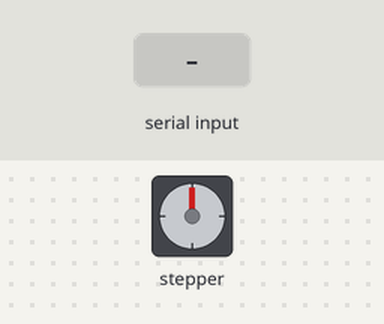
Bench run of a sketch on a simulated Arduino Uno, built with avr-gcc and run on an emulated ATmega328P. Shown: stepper motor. The inputs (shaded band) are chosen by the test bench. Stepper angles assume 200 steps per turn.

Above: at 1.2 s.
1.3 s: "W" received over the second serial link
At 1.76 s:
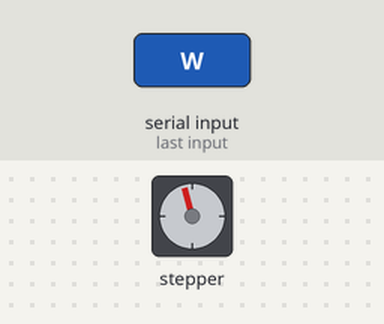
At 2.39 s:
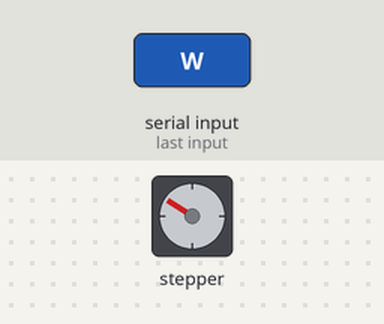
Timing chart, 0 to 12.9 s (numbered marks = the images above; inputs shaded):
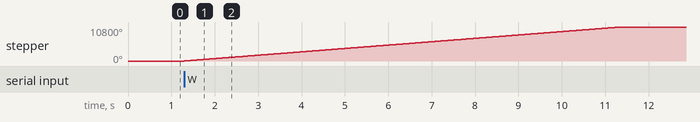

Measured:
- after the input at 1.3 s, stepper: turns 10800° clockwise in 10.1 s, starting at once

The sketch:

receiver.ino
```cpp
#include <SoftwareSerial.h>
#include <Stepper.h>
SoftwareSerial HC08(8,9); //8:rx 9:tx
const int stepsPerRevolution = 200;  // change this to fit the number of steps per revolution
// for your motor
// initialize the stepper library on pins 8 through 11:
Stepper myStepper(stepsPerRevolution, 4, 5, 10, 11);
#define RAIN 1
#define SUN 2
int state;
void setup() {
   Serial.begin(9600);
   HC08.begin(9600);
   // set the speed at 60 rpm:
  myStepper.setSpeed(180);
    state=SUN;
}

/*String readLine(){
      String s =  "";
      char c;
      while((c = HC08.read()) !='\n')
      {
          s += c;
      }
      delay(10);
      return s;
}*/
//String rcv_string;
char ch;
void loop() {
  if(state==SUN){
    if (HC08.available()){
      //Serial.println("data in");
      //rcv_string = readLine();
      ch=(char)HC08.read();
      //Serial.println((char)HC08.read());
      if(ch=='W'){
          //Serial.println("Emergency");
          for(int i=0;i<30;i++){
             // Serial.println("clockwise");
              myStepper.step(stepsPerRevolution);
          }
          state=RAIN;
       }
      //Serial.println(rcv_string);
    }
  }
  if(state==RAIN){
    if (HC08.available()){
      //Serial.println("data in");
      //rcv_string = readLine();
      ch=(char)HC08.read();
      //Serial.println((char)HC08.read());
      if(ch=='D'){
          //Serial.println("Emergency");
          for(int i=0;i<30;i++){
             // Serial.println("clockwise");
              myStepper.step(-stepsPerRevolution);
          }
          state=SUN;
       }
      //Serial.println(rcv_string);
    }
  }
}
```
